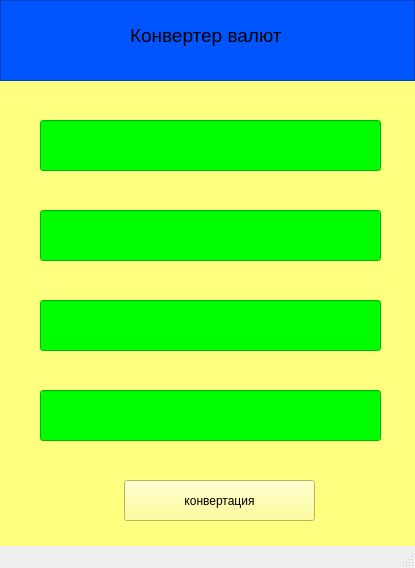
<?xml version="1.0" encoding="UTF-8"?>
<ui version="4.0">
 <class>MainWindow</class>
 <widget class="QMainWindow" name="MainWindow">
  <property name="geometry">
   <rect>
    <x>0</x>
    <y>0</y>
    <width>415</width>
    <height>568</height>
   </rect>
  </property>
  <property name="windowTitle">
   <string>MainWindow</string>
  </property>
  <widget class="QWidget" name="centralwidget">
   <property name="enabled">
    <bool>true</bool>
   </property>
   <property name="styleSheet">
    <string notr="true">background-color: rgb(255, 255, 127);</string>
   </property>
   <widget class="QFrame" name="frame">
    <property name="geometry">
     <rect>
      <x>0</x>
      <y>0</y>
      <width>415</width>
      <height>81</height>
     </rect>
    </property>
    <property name="styleSheet">
     <string notr="true">background-color: rgb(0, 85, 255);</string>
    </property>
    <property name="frameShape">
     <enum>QFrame::StyledPanel</enum>
    </property>
    <property name="frameShadow">
     <enum>QFrame::Raised</enum>
    </property>
    <widget class="QLabel" name="label">
     <property name="geometry">
      <rect>
       <x>130</x>
       <y>10</y>
       <width>171</width>
       <height>51</height>
      </rect>
     </property>
     <property name="font">
      <font>
       <pointsize>14</pointsize>
      </font>
     </property>
     <property name="text">
      <string>Конвертер валют</string>
     </property>
    </widget>
   </widget>
   <widget class="QLineEdit" name="input_currency">
    <property name="geometry">
     <rect>
      <x>40</x>
      <y>120</y>
      <width>341</width>
      <height>51</height>
     </rect>
    </property>
    <property name="font">
     <font>
      <family>Arial</family>
      <pointsize>14</pointsize>
      <weight>50</weight>
      <bold>false</bold>
      <strikeout>false</strikeout>
     </font>
    </property>
    <property name="styleSheet">
     <string notr="true">background-color: rgb(0, 255, 0);</string>
    </property>
    <property name="text">
     <string/>
    </property>
    <property name="alignment">
     <set>Qt::AlignCenter</set>
    </property>
   </widget>
   <widget class="QLineEdit" name="input_amount">
    <property name="geometry">
     <rect>
      <x>40</x>
      <y>210</y>
      <width>341</width>
      <height>51</height>
     </rect>
    </property>
    <property name="font">
     <font>
      <family>Arial</family>
      <pointsize>14</pointsize>
      <weight>50</weight>
      <bold>false</bold>
      <strikeout>false</strikeout>
     </font>
    </property>
    <property name="styleSheet">
     <string notr="true">background-color: rgb(0, 255, 0);</string>
    </property>
    <property name="alignment">
     <set>Qt::AlignCenter</set>
    </property>
   </widget>
   <widget class="QLineEdit" name="output_currency">
    <property name="geometry">
     <rect>
      <x>40</x>
      <y>300</y>
      <width>341</width>
      <height>51</height>
     </rect>
    </property>
    <property name="font">
     <font>
      <family>Arial</family>
      <pointsize>14</pointsize>
      <weight>50</weight>
      <bold>false</bold>
      <strikeout>false</strikeout>
     </font>
    </property>
    <property name="styleSheet">
     <string notr="true">background-color: rgb(0, 255, 0);</string>
    </property>
    <property name="alignment">
     <set>Qt::AlignCenter</set>
    </property>
   </widget>
   <widget class="QLineEdit" name="output_amount">
    <property name="geometry">
     <rect>
      <x>40</x>
      <y>390</y>
      <width>341</width>
      <height>51</height>
     </rect>
    </property>
    <property name="font">
     <font>
      <family>Arial</family>
      <pointsize>14</pointsize>
      <weight>50</weight>
      <bold>false</bold>
      <strikeout>false</strikeout>
     </font>
    </property>
    <property name="styleSheet">
     <string notr="true">background-color: rgb(0, 255, 0);</string>
    </property>
    <property name="alignment">
     <set>Qt::AlignCenter</set>
    </property>
   </widget>
   <widget class="QPushButton" name="pushButton">
    <property name="geometry">
     <rect>
      <x>124</x>
      <y>480</y>
      <width>191</width>
      <height>41</height>
     </rect>
    </property>
    <property name="text">
     <string>конвертация</string>
    </property>
   </widget>
  </widget>
  <widget class="QMenuBar" name="menubar">
   <property name="geometry">
    <rect>
     <x>0</x>
     <y>0</y>
     <width>415</width>
     <height>21</height>
    </rect>
   </property>
  </widget>
  <widget class="QStatusBar" name="statusbar"/>
 </widget>
 <resources/>
 <connections/>
</ui>
